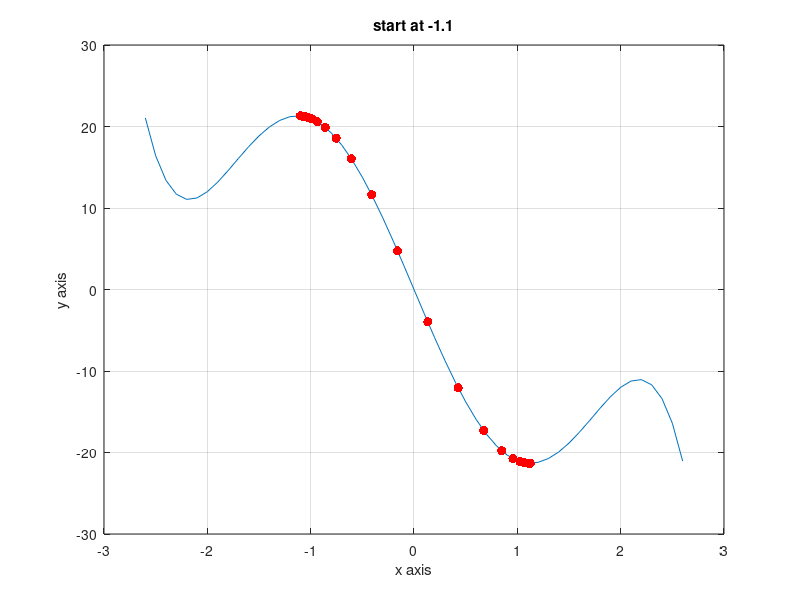

The MATLAB source for this figure:
%ARIEL RAPAPORT AND HILA RAHIMIPOUR
clear
learning_rate = 0.01;

%assigning x axis boundries and assigning function
x = [-2.6:0.1:2.6];
y = -30*x+10*x.^3-x.^5;

%showing the graph
plot(x,y)
grid on
xlabel('x axis')
ylabel('y axis')
title('start at -1.1')
hold all

%calculating the minimum point and showing the track over the graph
x = -1.1;
plot(x,-30*x+10*x.^3-x.^5,'.r','MarkerSize',20)
pause(0.2)
for i=1:30
    x = x +(-(-30+30*x.^2-5*x.^4))*learning_rate;
    plot(x,-30*x+10*x.^3-x.^5,'.r','MarkerSize',20)
    pause(0.2)
end
